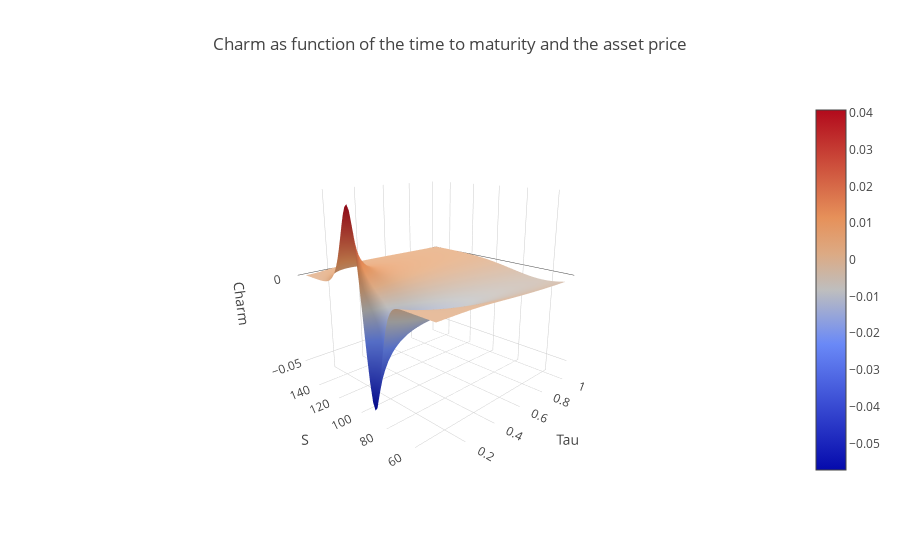

This figure's notebook cell:
### Code cell
# Charm surface
Charm = np.zeros([steps, steps])

for i, S in enumerate(S_grid):
    for j, Tau in enumerate(Tau_grid):
        Charm[i][j] = calculate_charm(S, K, r, d, Tau, sig) 
        
        
layout = go.Layout(title='Charm as function of the time to maturity and the asset price', 
                   scene = dict(xaxis_title = 'Tau', yaxis_title = 'S', zaxis_title = 'Charm', 
                                camera_eye = dict(x=-1.6, y=-1.6, z=0.7)))

fig = go.Figure(data=[go.Surface(z=Charm, x=Tau_grid, y=S_grid)],
                layout=layout)


iplot(fig)

plot(fig, filename='Charm.html')

### Figure 1 — Plotly figure (JSON) as saved in the notebook; plotly's stock layout.template omitted (floating-point values rounded to 4 significant figures; data arrays with more than 128 entries replaced by an {"elided": "..."} marker saying what was removed)
{"data": [{"type": "surface", "uid": "0f697ba0-4fbe-4896-be99-10d82cb1d82a", "x": [0.05, 0.0661, 0.0822, 0.09831, 0.1144, 0.1305, 0.1466, 0.1627, 0.1788, 0.1949, 0.211, 0.2271, 0.2432, 0.2593, 0.2754, 0.2915, 0.3076, 0.3237, 0.3398, 0.3559, 0.372, 0.3881, 0.4042, 0.4203, 0.4364, 0.4525, 0.4686, 0.4847, 0.5008, 0.5169, 0.5331, 0.5492, 0.5653, 0.5814, 0.5975, 0.6136, 0.6297, 0.6458, 0.6619, 0.678, 0.6941, 0.7102, 0.7263, 0.7424, 0.7585, 0.7746, 0.7907, 0.8068, 0.8229, 0.839, 0.8551, 0.8712, 0.8873, 0.9034, 0.9195, 0.9356, 0.9517, 0.9678, 0.9839, 1.0], "y": [50, 51.69, 53.39, 55.08, 56.78, 58.47, 60.17, 61.86, 63.56, 65.25, 66.95, 68.64, 70.34, 72.03, 73.73, 75.42, 77.12, 78.81, 80.51, 82.2, 83.9, 85.59, 87.29, 88.98, 90.68, 92.37, 94.07, 95.76, 97.46, 99.15, 100.8, 102.5, 104.2, 105.9, 107.6, 109.3, 111.0, 112.7, 114.4, 116.1, 117.8, 119.5, 121.2, 122.9, 124.6, 126.3, 128.0, 129.7, 131.4, 133.1, 134.7, 136.4, 138.1, 139.8, 141.5, 143.2, 144.9, 146.6, 148.3, 150.0], "z": {"elided": "60x60 float values"}}], "layout": {"scene": {"camera": {"eye": {"x": -1.6, "y": -1.6, "z": 0.7}}, "xaxis": {"title": {"text": "Tau"}}, "yaxis": {"title": {"text": "S"}}, "zaxis": {"title": {"text": "Charm"}}}, "title": {"text": "Charm as function of the time to maturity and the asset price"}}}
